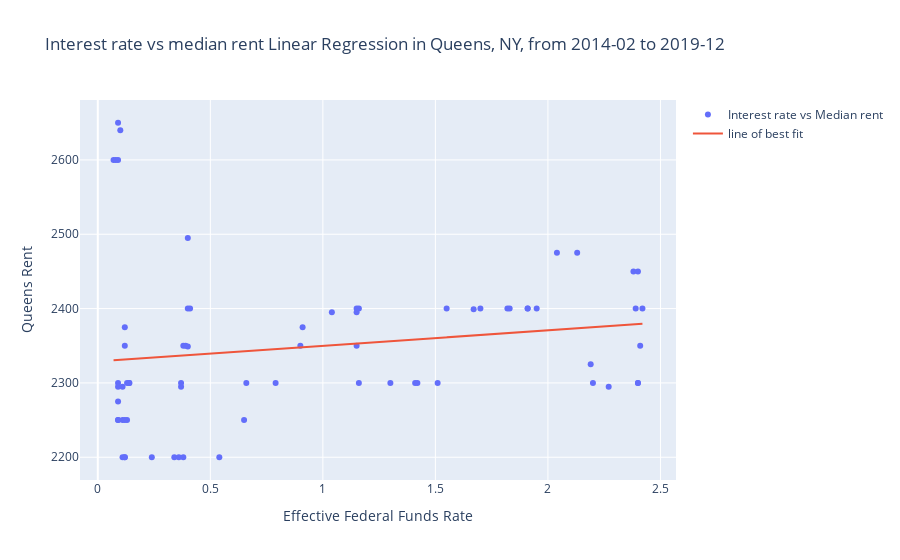

Notebook source saved alongside this figure:
### Code cell
df = pd.DataFrame({'X': rate_fund, 'Y':queens_rent})
reg = LinearRegression().fit(np.vstack(df['X']), queens_rent)
df['bestfit'] = reg.predict(np.vstack(df['X']))
fig=go.Figure()
fig.add_trace(go.Scatter(name='Interest rate vs Median rent', x=df['X'], y=df['Y'].values, mode='markers'))
fig.add_trace(go.Scatter(name='line of best fit', x=rate_fund, y=df['bestfit'], mode='lines'))

fig.update_layout(title_text = 'Interest rate vs median rent Linear Regression in Queens, NY, from 2014-02 to 2019-12', xaxis_title = 'Effective Federal Funds Rate', yaxis_title = 'Queens Rent')

fig.show()

queens_ml = fig
py.plot(queens_ml, filename="Interest rate vs median rent Linear Regression in Queens, NY, from 2014-02 to 2019-12", auto_open=False)
